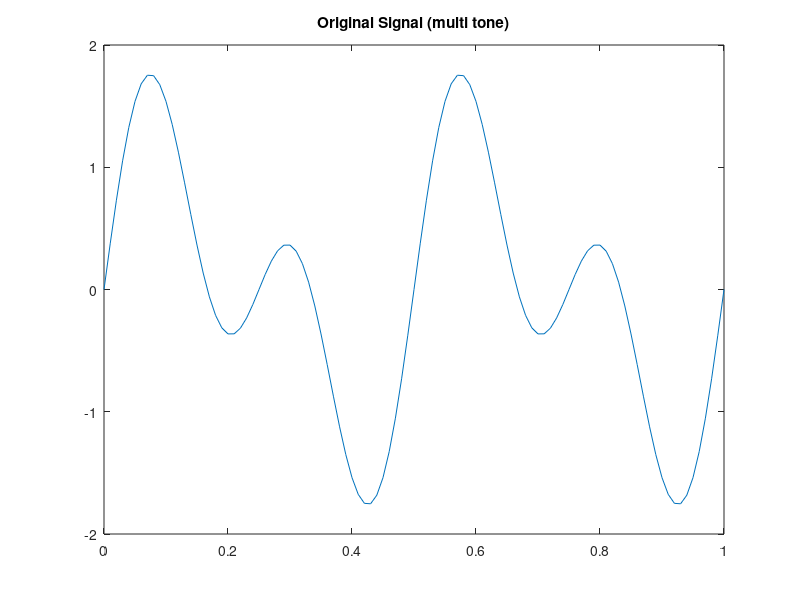
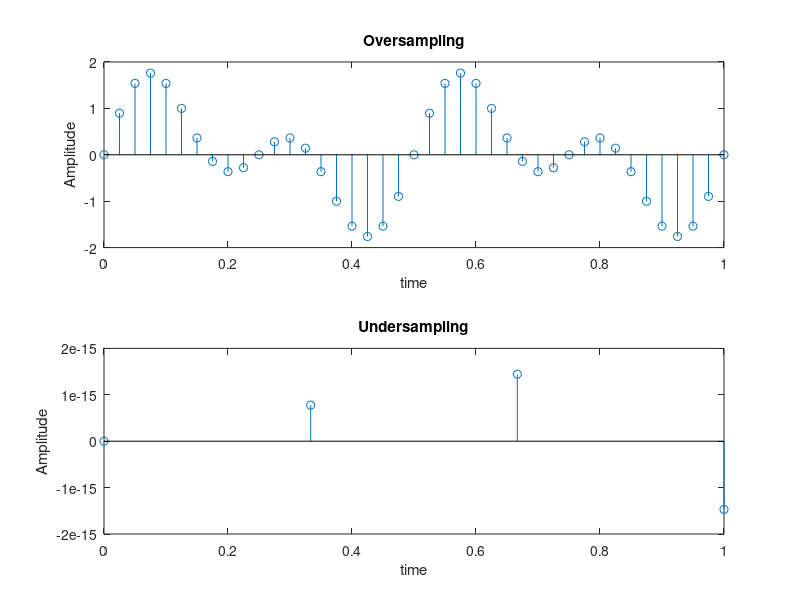
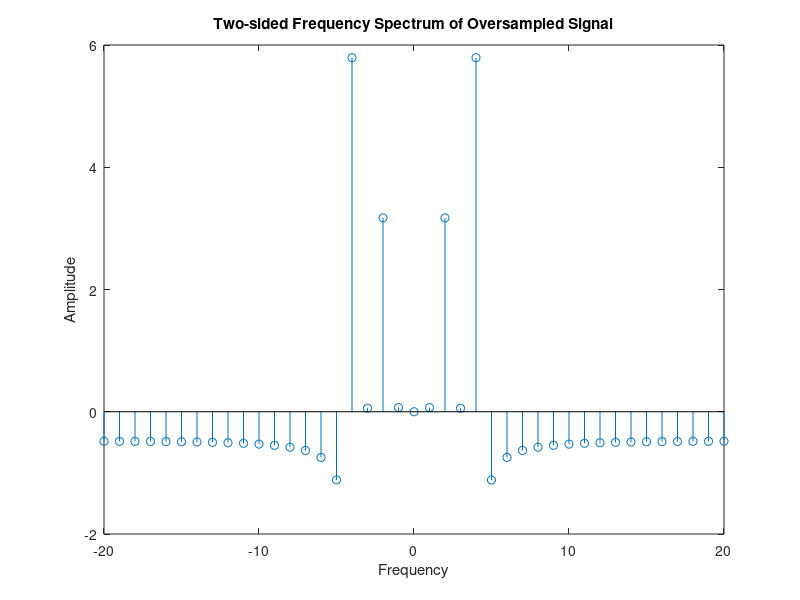
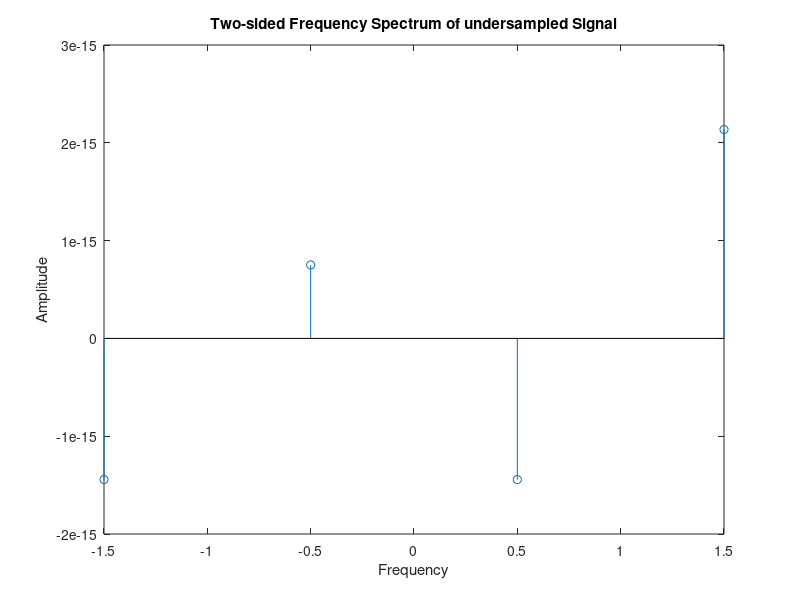

MATLAB code to generate these figures, in order:
clc
clear all
close all

%Original Signal (single tone) 
close all;
fm=2;
fm2 =4;
t=[0:0.01:1];
x_org=sin(2*pi*fm*t) + sin(2*pi*fm2*t);
figure;
plot(t,x_org);
title('Original Signal (multi tone)');


%Oversampling
fs1=40;%For oversampling, fs>2fm
Ts1=1/fs1;
t1=[0:Ts1:1];

figure;
subplot(2,1,1)
x1=sin(2*pi*fm*t1) + sin(2*pi*fm2*t1);
stem(t1,x1)
title('Oversampling');
xlabel('time');
ylabel('Amplitude');
hold on

%Undersampling
fs2=3;
Ts2=1/fs2;
t2=[0:Ts2:1];
subplot(2,1,2)
x2=sin(2*pi*fm*t2)+ sin(2*pi*fm2*t2);
stem(t2,x2)
title('Undersampling');
xlabel('time');
ylabel('Amplitude');
hold off

% %Frequency Domain Analysis
% X=fft(x1);
% freq=0:1:fs1/2; %One sided frequency spectrum
% figure;
% stem(freq, X(1:end/2 +1));
% title('positive side freq spectrum oversampling');
% xlabel('Freq');
% ylabel('Amplitude');

    %1. Oversampling
X=fft(x1);
figure;
freq2=-fs1/2:1:fs1/2; %Both-sided frequency
l=length(X);
stem(freq2, [fliplr((X(1:ceil(l/2)))) fliplr(X(ceil(l/2)+1:end))  ]);
title('Two-sided Frequency Spectrum of Oversampled Signal');
xlabel('Frequency');
ylabel('Amplitude');

    %2. Undersampling
X2=fft(x2);
figure;
freq3=-fs2/2:1:fs2/2; %Both-sided frequency
l=length(X2);
stem(freq3, [fliplr((X2(1:ceil(l/2)))) fliplr(X2(ceil(l/2)+1:end)) ]);
title('Two-sided Frequency Spectrum of undersampled Signal');
xlabel('Frequency');
ylabel('Amplitude');